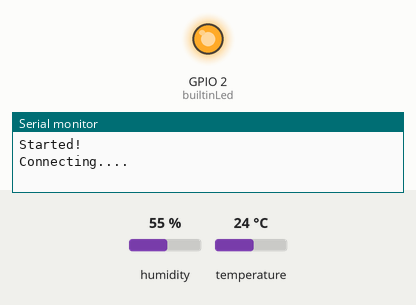
Bench run of a sketch on a simulated ESP8266 (NodeMCU). Shown: output pins drawn as LEDs (lit = HIGH), the last lines printed to the serial monitor. The inputs (shaded band) are chosen by the test bench; at power-on: humidity 55 %, temperature 24 °C. WiFi joins after 1.5 s; servers stay silent unless stated.

Above: at 0.1 s.
At 2.5 s:
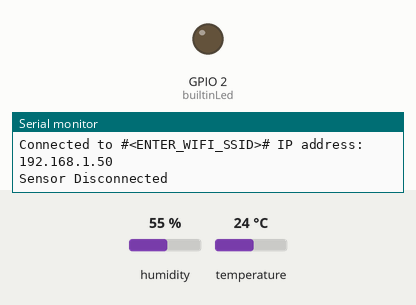
Timing chart, 0 to 4.0 s (numbered marks = the images above):
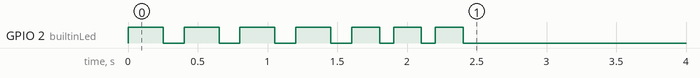

The sketch:

main.ino
```cpp
#include <dht11.h>
#include <ESP8266WiFi.h>
#include <WiFiClient.h>

const char* SSID = "<ENTER_WIFI_SSID>";
const char* password = "<ENTER_WIFI_PASSWORD>";

const char* serverHost = "ntfy.sh";

dht11 DHT11;

int builtinLed = 2;
int sensorPin = 4;  // D2

int timeout = 10;

int lastTemp;

void  setup()
{
  Serial.begin(9600);

  pinMode(builtinLed, OUTPUT);

  WiFi.mode(WIFI_STA);
  WiFi.begin(SSID, password);
  Serial.println("Started!");

  while (WiFi.status() != WL_CONNECTED && timeout > 0) {
    digitalWrite(builtinLed, HIGH);
    Serial.println("Connecting....");
    timeout--;
    delay(250);
    digitalWrite(builtinLed, LOW);
    delay(150);
  }

  if (WiFi.status() == WL_CONNECTED) {
    Serial.print("Connected to #");
    Serial.print(SSID);
    Serial.print("# IP address: ");
    Serial.println(WiFi.localIP());

    digitalWrite(builtinLed,HIGH);
    delay(200);
    digitalWrite(builtinLed, LOW);
    delay(100);
    digitalWrite(builtinLed,HIGH);
    delay(200);
    digitalWrite(builtinLed, LOW);
    delay(100);
    digitalWrite(builtinLed,HIGH);
    delay(200);
    digitalWrite(builtinLed, LOW);

  } else {
    Serial.print("Connection failed!");
  }


}

void sendTempData(int temp) {
  WiFiClient client;

  digitalWrite(builtinLed,HIGH);

  Serial.print("sending...");
  delay(100);

  if (!client.connect(serverHost, 80)) {
    digitalWrite(builtinLed, LOW);
    Serial.println("Connection to server failed!");
    return;
  }
  String url = "/<ENTER_TOPIC_NAME>";
  String payload = String(temp);

  digitalWrite(builtinLed, LOW);

  client.print("POST " + url + " HTTP/1.1\r\n" +
               "Host: " + serverHost + "\r\n" +
               "Content-Type: application/json\r\n" +
               "Content-Length: " + payload.length() + "\r\n" +
               "Connection: close\r\n\r\n" +
               payload);
}

void loop()
{
  Serial.println();

  int chk = DHT11.read(sensorPin);

  if (chk != -1) {
    Serial.println("Sensor Disconnected");
  } else {

    float tempReading = DHT11.temperature;
    Serial.println(tempReading);

    if (lastTemp != tempReading) {
      lastTemp = tempReading;
      sendTempData(tempReading);
    }

  }


  delay(2000);

}
```
